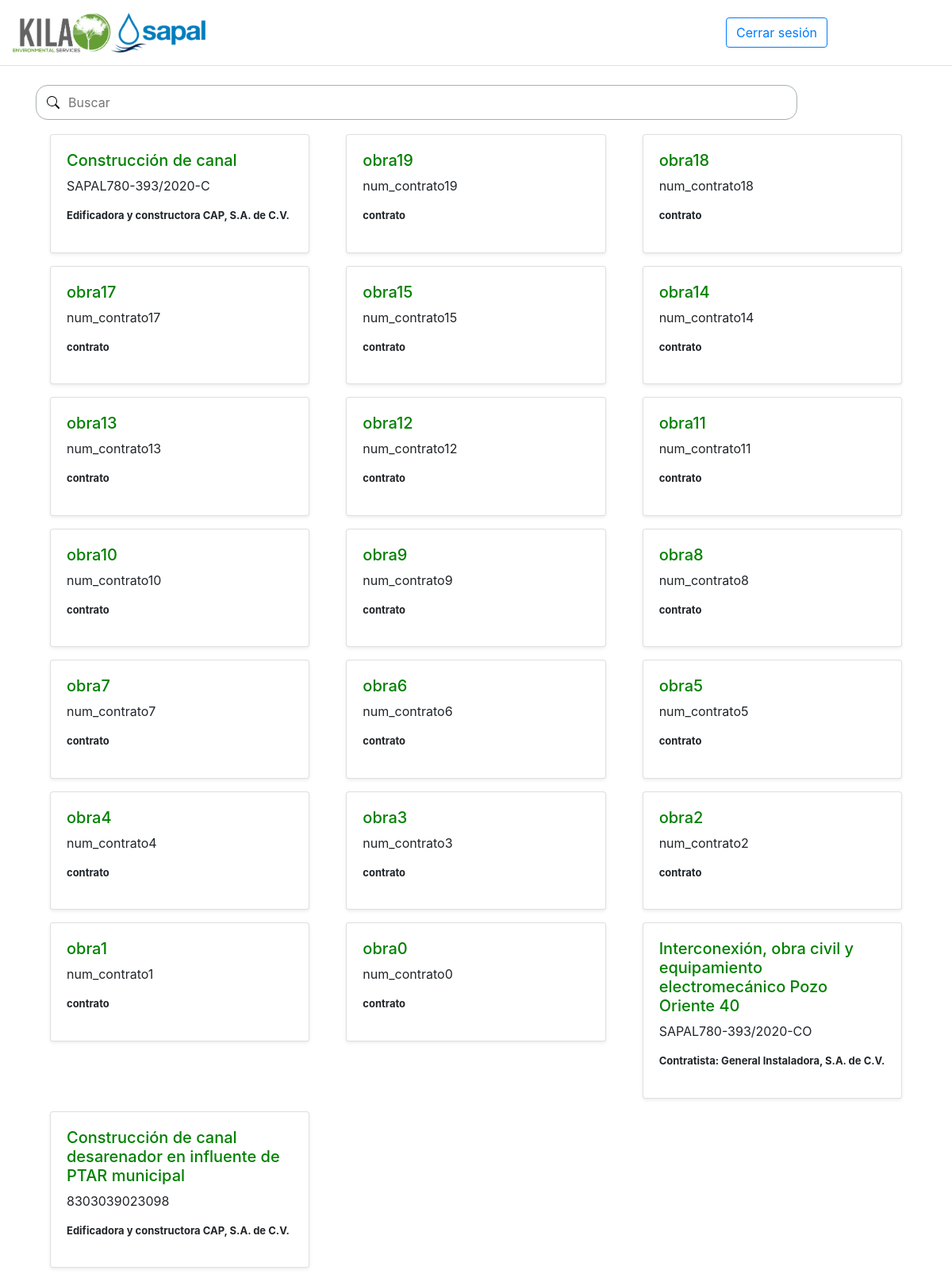
/ (signed in), run on the app's committed database.
### home/models.py (models this page shows, shortened)
class Obra(models.Model):
    nombre = models.CharField(max_length=200)
    supervisor=models.CharField(max_length=100)
    contratista_fiscal=models.CharField(max_length=100)
    num_contrato=models.CharField(max_length=50, unique=True)
    imagen = models.ImageField(upload_to=image_upload, null=True)
    semanas=models.ManyToManyField("Semana", related_name="obra_week", blank=True)

### home/views.py (the view)
# urls.py: path("", views.index, name="index"),
@login_required
def index(request):
    obras= reversed(Obra.objects.all())
    return render(request, "home/index.html",{
        "obras":obras
    })

### templates/home/index.html (shortened to what this page needs)
{% extends "Kila/layout.html"%}
{% load static%}
{%block body%}
<input placeholder="Buscar" type="text" name="search"  class="nosubmit"id="search">
    <div class="album ">
          <div class="row row-cols-1 row-cols-sm-2 row-cols-md-3 g-3">
            {%for obra in obras%}
            <div class="col">
              <div class="card shadow-sm m-2">
                <div class="card-body">
                  <h5><a style="color:green"href="{% url 'home:individual' obra.id %}">{{obra.nombre}}</a></h5>
                  <p class="card-text">{{obra.num_contrato}}</p>
                  <p style="font-size: small; "><strong>{{obra.contratista_fiscal}}</strong></p>
                </div>
              </div>
            </div>
              {%endfor%}
            </div></div>
{% endblock%}

### templates/Kila/layout.html (shortened to what this page needs)
{% load static %}
<!DOCTYPE html>
<html lang="en">
<head>
    <link href="{% static 'Kila/styles.css' %}" rel="stylesheet" />
    <link rel="stylesheet" href="https://stackpath.bootstrapcdn.com/bootstrap/4.4.1/css/bootstrap.min.css">
<link href="//netdna.bootstrapcdn.com/font-awesome/3.2.1/css/font-awesome.css" rel="stylesheet">
</head>
<body>
    <header class="d-flex flex-wrap align-items-center justify-content-center justify-content-md-between py-3 mb-4 border-bottom">
        <a href="/" class="d-flex align-items-center col-md-3 mb-2 mb-md-0 text-dark text-decoration-none">
          <img height="50" src="{% static 'Kila/kila-logo.png'%}"></img>
          <img height="50" src="{% static 'Kila/sapal-logo.png'%}"></img>
        </a>
        <div class="col-md-3 text-end">
          {% if user.is_authenticated %}
          <button type="button" class="btn btn-outline-primary me-2"><a href="{% url 'access:logout' %}" >Cerrar sesión</a></button>
          {% else %}
          <button type="button" class="btn btn-primary"><a href="{% url 'access:login' %}" class="alink">Iniciar sesión</a></button>
          {%endif%}
        </div>
      </header>
      <main>
        <div class="container">
    {%block body%}
    {%endblock%}
        </div>
      </main>
</body>
</html>

### static/Kila/styles.css (style rules this page uses)
.album { padding:10px; }
.nosubmit { width: 80vw; max-width:1000px; border-radius:15px; border: 1.5px solid #a4b2a5; display: block; padding: 9px 4px 9px 40px; }

### data on the page
Obra: nombre "Construcción de canal", num_contrato "SAPAL780-393/2020-C", contratista_fiscal "Edificadora y constructora CAP, S.A. de C.V."
Obra: nombre "obra19", num_contrato "num_contrato19", contratista_fiscal "contrato"
Obra: nombre "obra18", num_contrato "num_contrato18", contratista_fiscal "contrato"
Obra: nombre "obra17", num_contrato "num_contrato17", contratista_fiscal "contrato"
Obra: nombre "obra15", num_contrato "num_contrato15", contratista_fiscal "contrato"
Obra: nombre "obra14", num_contrato "num_contrato14", contratista_fiscal "contrato"
Obra: nombre "obra13", num_contrato "num_contrato13", contratista_fiscal "contrato"
Obra: nombre "obra12", num_contrato "num_contrato12", contratista_fiscal "contrato"
Obra: nombre "obra11", num_contrato "num_contrato11", contratista_fiscal "contrato"
Obra: nombre "obra10", num_contrato "num_contrato10", contratista_fiscal "contrato"
Obra: nombre "obra9", num_contrato "num_contrato9", contratista_fiscal "contrato"
Obra: nombre "obra8", num_contrato "num_contrato8", contratista_fiscal "contrato"
Obra: nombre "obra7", num_contrato "num_contrato7", contratista_fiscal "contrato"
Obra: nombre "obra6", num_contrato "num_contrato6", contratista_fiscal "contrato"
Obra: nombre "obra5", num_contrato "num_contrato5", contratista_fiscal "contrato"
Obra: nombre "obra4", num_contrato "num_contrato4", contratista_fiscal "contrato"
Obra: nombre "obra3", num_contrato "num_contrato3", contratista_fiscal "contrato"
Obra: nombre "obra2", num_contrato "num_contrato2", contratista_fiscal "contrato"
Obra: nombre "obra1", num_contrato "num_contrato1", contratista_fiscal "contrato"
Obra: nombre "obra0", num_contrato "num_contrato0", contratista_fiscal "contrato"
Obra: nombre "Interconexión, obra civil y equipamiento electromecánico Pozo Oriente 40", num_contrato "SAPAL780-393/2020-CO", contratista_fiscal "Contratista: General Instaladora, S.A. de C.V."
Obra: nombre "Construcción de canal desarenador en influente de PTAR municipal", num_contrato "8303039023098", contratista_fiscal "Edificadora y constructora CAP, S.A. de C.V."
